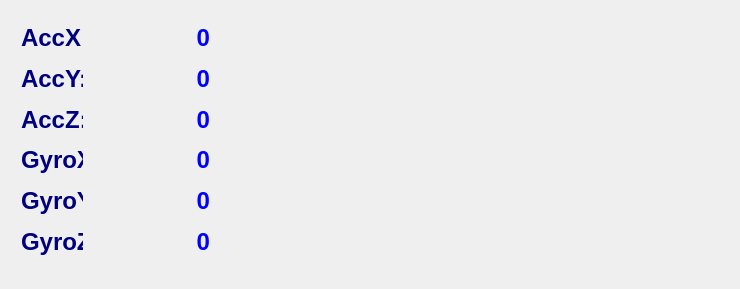
<?xml version="1.0" encoding="UTF-8"?>
<ui version="4.0">
 <class>Dialog</class>
 <widget class="QDialog" name="Dialog">
  <property name="geometry">
   <rect>
    <x>0</x>
    <y>0</y>
    <width>740</width>
    <height>289</height>
   </rect>
  </property>
  <property name="windowTitle">
   <string>Dialog</string>
  </property>
  <widget class="QWidget" name="layoutWidget">
   <property name="geometry">
    <rect>
     <x>10</x>
     <y>10</y>
     <width>84</width>
     <height>261</height>
    </rect>
   </property>
   <layout class="QVBoxLayout" name="verticalLayout">
    <item>
     <widget class="QLabel" name="label_3">
      <property name="text">
       <string>&lt;html&gt;&lt;head/&gt;&lt;body&gt;&lt;p align=&quot;right&quot;&gt;&lt;span style=&quot; font-size:18pt; font-weight:600; color:#00007f;&quot;&gt;AccX:&lt;/span&gt;&lt;/p&gt;&lt;/body&gt;&lt;/html&gt;</string>
      </property>
     </widget>
    </item>
    <item>
     <widget class="QLabel" name="label_2">
      <property name="text">
       <string>&lt;html&gt;&lt;head/&gt;&lt;body&gt;&lt;p align=&quot;right&quot;&gt;&lt;span style=&quot; font-size:18pt; font-weight:600; color:#00007f;&quot;&gt;AccY:&lt;/span&gt;&lt;/p&gt;&lt;/body&gt;&lt;/html&gt;</string>
      </property>
     </widget>
    </item>
    <item>
     <widget class="QLabel" name="label_6">
      <property name="text">
       <string>&lt;html&gt;&lt;head/&gt;&lt;body&gt;&lt;p align=&quot;right&quot;&gt;&lt;span style=&quot; font-size:18pt; font-weight:600; color:#00007f;&quot;&gt;AccZ:&lt;/span&gt;&lt;/p&gt;&lt;/body&gt;&lt;/html&gt;</string>
      </property>
     </widget>
    </item>
    <item>
     <widget class="QLabel" name="label">
      <property name="text">
       <string>&lt;html&gt;&lt;head/&gt;&lt;body&gt;&lt;p align=&quot;right&quot;&gt;&lt;span style=&quot; font-size:18pt; font-weight:600; color:#00007f;&quot;&gt;GyroX:&lt;/span&gt;&lt;/p&gt;&lt;/body&gt;&lt;/html&gt;</string>
      </property>
     </widget>
    </item>
    <item>
     <widget class="QLabel" name="label_4">
      <property name="text">
       <string>&lt;html&gt;&lt;head/&gt;&lt;body&gt;&lt;p align=&quot;right&quot;&gt;&lt;span style=&quot; font-size:18pt; font-weight:600; color:#00007f;&quot;&gt;GyroY:&lt;/span&gt;&lt;/p&gt;&lt;/body&gt;&lt;/html&gt;</string>
      </property>
     </widget>
    </item>
    <item>
     <widget class="QLabel" name="label_5">
      <property name="text">
       <string>&lt;html&gt;&lt;head/&gt;&lt;body&gt;&lt;p align=&quot;right&quot;&gt;&lt;span style=&quot; font-size:18pt; font-weight:600; color:#00007f;&quot;&gt;GyroZ:&lt;/span&gt;&lt;/p&gt;&lt;/body&gt;&lt;/html&gt;</string>
      </property>
     </widget>
    </item>
   </layout>
  </widget>
  <widget class="QWidget" name="layoutWidget">
   <property name="geometry">
    <rect>
     <x>100</x>
     <y>10</y>
     <width>121</width>
     <height>261</height>
    </rect>
   </property>
   <layout class="QVBoxLayout" name="verticalLayout_2">
    <item>
     <widget class="QLabel" name="accx">
      <property name="text">
       <string>&lt;html&gt;&lt;head/&gt;&lt;body&gt;&lt;p align=&quot;right&quot;&gt;&lt;span style=&quot; font-size:18pt; font-weight:600; color:#0000ff;&quot;&gt;0&lt;/span&gt;&lt;/p&gt;&lt;/body&gt;&lt;/html&gt;</string>
      </property>
     </widget>
    </item>
    <item>
     <widget class="QLabel" name="accy">
      <property name="text">
       <string>&lt;html&gt;&lt;head/&gt;&lt;body&gt;&lt;p align=&quot;right&quot;&gt;&lt;span style=&quot; font-size:18pt; font-weight:600; color:#0000ff;&quot;&gt;0&lt;/span&gt;&lt;/p&gt;&lt;/body&gt;&lt;/html&gt;</string>
      </property>
     </widget>
    </item>
    <item>
     <widget class="QLabel" name="accz">
      <property name="text">
       <string>&lt;html&gt;&lt;head/&gt;&lt;body&gt;&lt;p align=&quot;right&quot;&gt;&lt;span style=&quot; font-size:18pt; font-weight:600; color:#0000ff;&quot;&gt;0&lt;/span&gt;&lt;/p&gt;&lt;/body&gt;&lt;/html&gt;</string>
      </property>
     </widget>
    </item>
    <item>
     <widget class="QLabel" name="gyrox">
      <property name="text">
       <string>&lt;html&gt;&lt;head/&gt;&lt;body&gt;&lt;p align=&quot;right&quot;&gt;&lt;span style=&quot; font-size:18pt; font-weight:600; color:#0000ff;&quot;&gt;0&lt;/span&gt;&lt;/p&gt;&lt;/body&gt;&lt;/html&gt;</string>
      </property>
     </widget>
    </item>
    <item>
     <widget class="QLabel" name="gyroy">
      <property name="text">
       <string>&lt;html&gt;&lt;head/&gt;&lt;body&gt;&lt;p align=&quot;right&quot;&gt;&lt;span style=&quot; font-size:18pt; font-weight:600; color:#0000ff;&quot;&gt;0&lt;/span&gt;&lt;/p&gt;&lt;/body&gt;&lt;/html&gt;</string>
      </property>
     </widget>
    </item>
    <item>
     <widget class="QLabel" name="gyroz">
      <property name="text">
       <string>&lt;html&gt;&lt;head/&gt;&lt;body&gt;&lt;p align=&quot;right&quot;&gt;&lt;span style=&quot; font-size:18pt; font-weight:600; color:#0000ff;&quot;&gt;0&lt;/span&gt;&lt;/p&gt;&lt;/body&gt;&lt;/html&gt;</string>
      </property>
     </widget>
    </item>
   </layout>
  </widget>
 </widget>
 <layoutdefault spacing="6" margin="11"/>
 <resources/>
 <connections/>
</ui>
